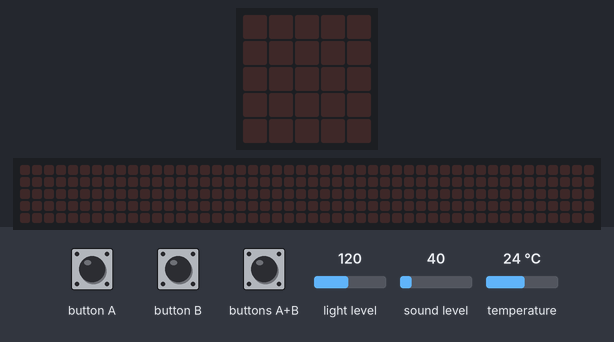
Simulated run of this program. Board: BBC micro:bit (MakeCode). Shown: the board's 5×5 LED display, a strip that is not on the board, showing the scrolling text unrolled. Inputs (shaded band) come from the test bench; at power-on: light level 120, sound level 40, temperature 24 °C. The 48×5 strip is a reading aid, not a part: it shows the text the display is scrolling, unrolled, one strip-width of it at a time.

Above: at 1.2 s.
1.3 s: button A pressed for 0.15 s
At 3.92 s:
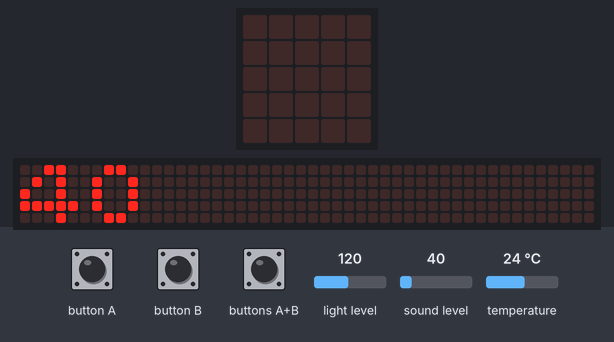
4.3 s: button B pressed for 0.15 s
At 4.6 s:
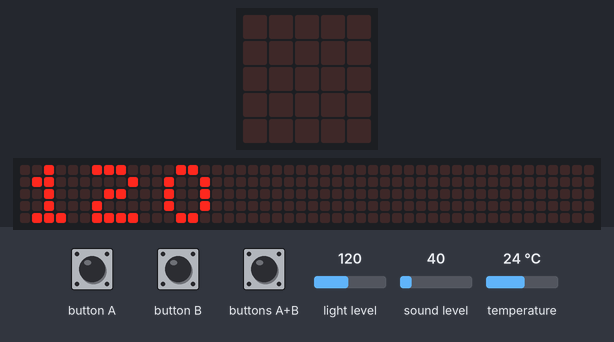
7.3 s: buttons A+B pressed for 0.15 s
At 8.12 s:
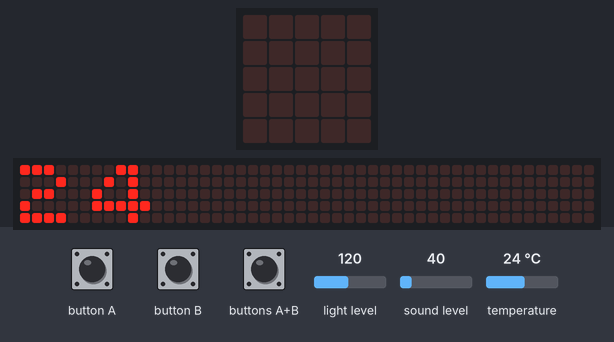
10.3 s: buttons A+B pressed for 1 s
At 11.52 s:
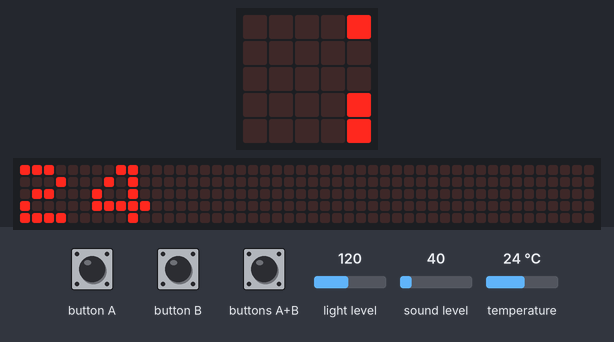

The program:

main.ts
```typescript
input.onButtonPressed(Button.A, function () {
    basic.showNumber(input.soundLevel())
})
input.onButtonPressed(Button.AB, function () {
    basic.showNumber(input.temperature())
})
input.onButtonPressed(Button.B, function () {
    basic.showNumber(input.lightLevel())
})
```

test.ts
```typescript
// testes vão aqui; isto não será compilado quando este pacote for usado como uma extensão.
```

Measured:
- after the input at 1.3 s, the display: changes after 0.15 s (image 1)
- after the input at 4.3 s, the display: changes after 0.15 s (image 2)
- what the display in image 1 shows lasts 0.5 s, from 3.7 s to 4.2 s
